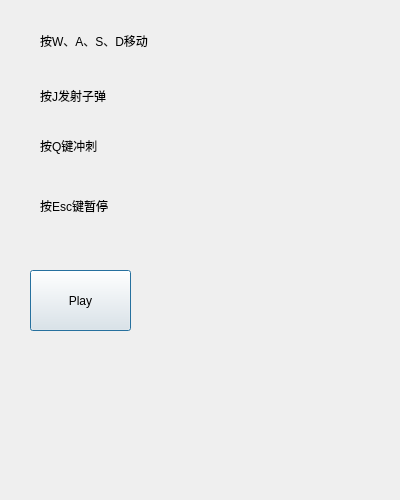
<?xml version="1.0" encoding="UTF-8"?>
<ui version="4.0">
 <class>BossIntro</class>
 <widget class="QDialog" name="BossIntro">
  <property name="geometry">
   <rect>
    <x>0</x>
    <y>0</y>
    <width>400</width>
    <height>500</height>
   </rect>
  </property>
  <property name="windowTitle">
   <string>Dialog</string>
  </property>
  <widget class="QPushButton" name="BossPlayButton">
   <property name="geometry">
    <rect>
     <x>30</x>
     <y>270</y>
     <width>101</width>
     <height>61</height>
    </rect>
   </property>
   <property name="text">
    <string>Play</string>
   </property>
  </widget>
  <widget class="QLabel" name="intro_1">
   <property name="geometry">
    <rect>
     <x>40</x>
     <y>20</y>
     <width>271</width>
     <height>41</height>
    </rect>
   </property>
   <property name="minimumSize">
    <size>
     <width>271</width>
     <height>41</height>
    </size>
   </property>
   <property name="text">
    <string>按W、A、S、D移动</string>
   </property>
  </widget>
  <widget class="QLabel" name="intro_2">
   <property name="geometry">
    <rect>
     <x>40</x>
     <y>80</y>
     <width>231</width>
     <height>31</height>
    </rect>
   </property>
   <property name="text">
    <string>按J发射子弹</string>
   </property>
  </widget>
  <widget class="QLabel" name="intro_3">
   <property name="geometry">
    <rect>
     <x>40</x>
     <y>130</y>
     <width>191</width>
     <height>31</height>
    </rect>
   </property>
   <property name="text">
    <string>按Q键冲刺</string>
   </property>
  </widget>
  <widget class="QLabel" name="intro_4">
   <property name="geometry">
    <rect>
     <x>40</x>
     <y>190</y>
     <width>161</width>
     <height>31</height>
    </rect>
   </property>
   <property name="text">
    <string>按Esc键暂停</string>
   </property>
  </widget>
 </widget>
 <resources/>
 <connections/>
</ui>
